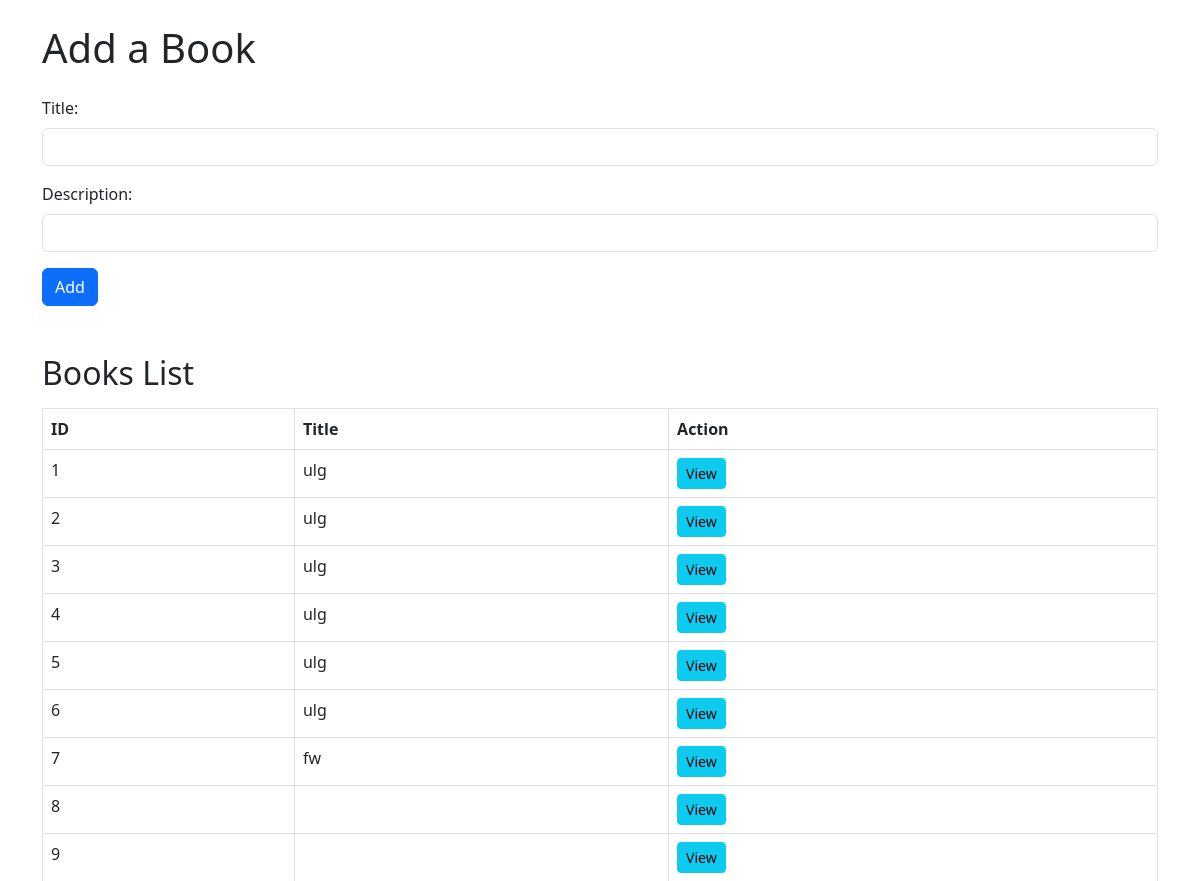
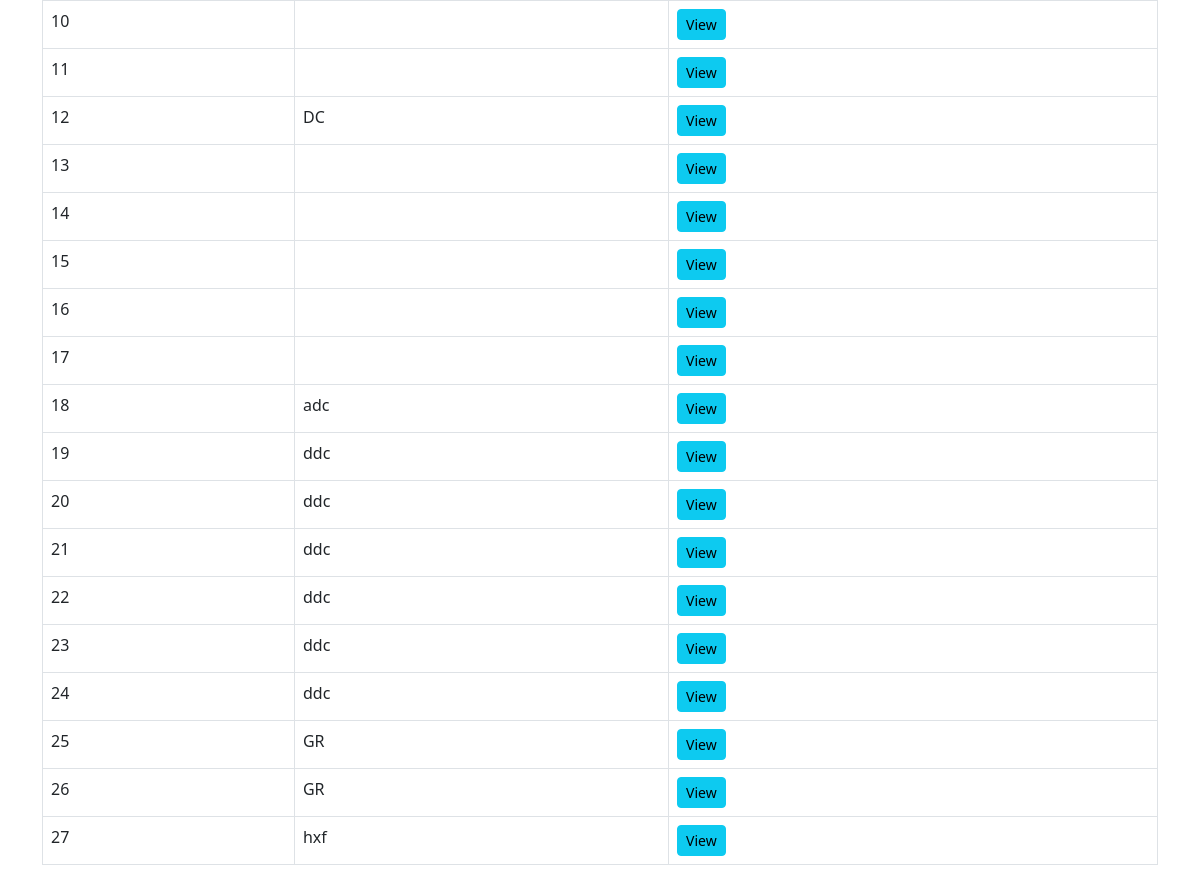
The page / on the database its author committed (2 pictures, top to bottom).
### Books_Authors_with_Templates_app/models.py (models this page shows)
class Book(models.Model):
    book_title = models.CharField(max_length=50)
    book_description = models.TextField()
    authors = models.ManyToManyField('Author', related_name='Book')
    created_at = models.DateTimeField(auto_now_add=True)
    updated_at = models.DateTimeField(auto_now=True)

### Books_Authors_with_Templates_app/views.py (the view)
# urls.py: path('', views.add_book, name='add_book'),
def add_book(request):
    if request.method == "POST":
        models.add_book(request.POST)
    context = {
        'books': models.get_books(),
    }
    return render(request, 'add_book.html', context)

### Books_Authors_with_Templates_app/models.py (called while the page is built)
def get_books():
    return Book.objects.all()

### Books_Authors_with_Templates_app/templates/add_book.html (shortened to what this page needs)
<!DOCTYPE html>
<html lang="en">
<head>
    <link href="https://cdn.jsdelivr.net/npm/bootstrap@5.3.0-alpha1/dist/css/bootstrap.min.css" rel="stylesheet">
</head>
<body>
    <div class="container mt-4">
        <h1 class="mb-4">Add a Book</h1>
        <form action="add_book" method="POST">
            <div class="mb-3">
                <label for="title" class="form-label">Title:</label>
                <input type="text" name="title" class="form-control" required>
            </div>
            <div class="mb-3">
                <label for="description" class="form-label">Description:</label>
                <input type="text" name="description" class="form-control" required>
            </div>
            <button type="submit" class="btn btn-primary">Add</button>
        </form>
        <h2 class="mt-5">Books List</h2>
        <table class="table table-bordered mt-3">
            <thead>
                <tr>
                    <th>ID</th>
                    <th>Title</th>
                    <th>Action</th>
                </tr>
            </thead>
            <tbody>
                {% for book in books %}
                <tr>
                    <td>{{ book.id }}</td>
                    <td>{{ book.book_title }}</td>
                    <td><a href="{% url 'view_book' book.id %}" class="btn btn-info btn-sm">View</a></td>
                </tr>
                {% endfor %}
            </tbody>
        </table>
    </div>
</body>
</html>

### rows shown on the page
Book: id "1", book_title "ulg"
Book: id "2", book_title "ulg"
Book: id "3", book_title "ulg"
Book: id "4", book_title "ulg"
Book: id "5", book_title "ulg"
Book: id "6", book_title "ulg"
Book: id "7", book_title "fw"
Book: id "8"
Book: id "9"
Book: id "10"
Book: id "11"
Book: id "12", book_title "DC"
Book: id "13"
Book: id "14"
Book: id "15"
Book: id "16"
Book: id "17"
Book: id "18", book_title "adc"
Book: id "19", book_title "ddc"
Book: id "20", book_title "ddc"
Book: id "21", book_title "ddc"
Book: id "22", book_title "ddc"
Book: id "23", book_title "ddc"
Book: id "24", book_title "ddc"
Book: id "25", book_title "GR"
Book: id "26", book_title "GR"
Book: id "27", book_title "hxf"
